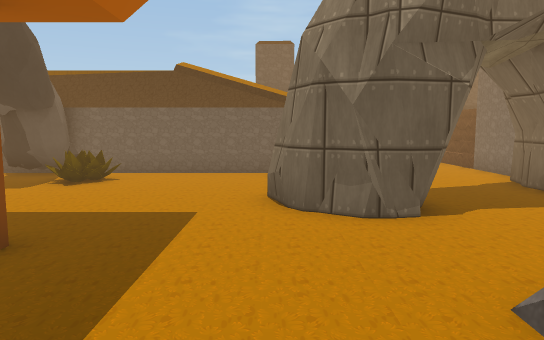
[1] (above)

20 first-person views from a walk through a scene from a Unity 3-D project. The camera is 1.3 m above the floor, tilts 6° down and sees 70° across. The floor is counted in squares, 1 m on a side. Each view is taken from the middle of a square. On the plan, view 1 faces up. The plan holds only what a view shows up to about 16 squares ahead; the rest is blank. The place goes on beyond the plan. The player character is not drawn. Some surface patterns are stand-ins.

[2]
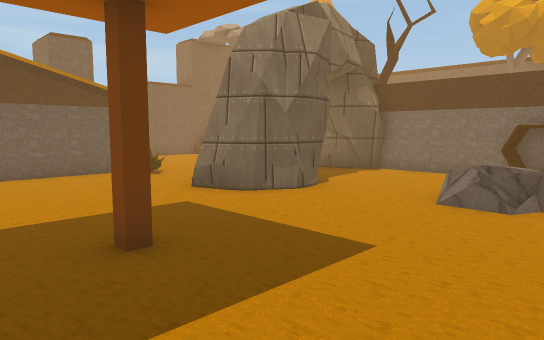

[3]
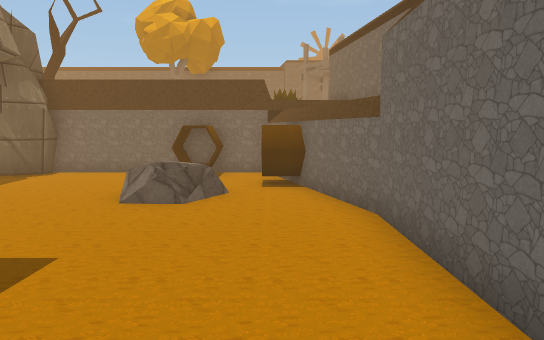

[4]
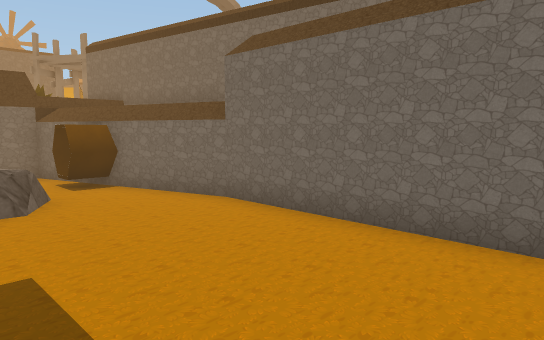

[5]
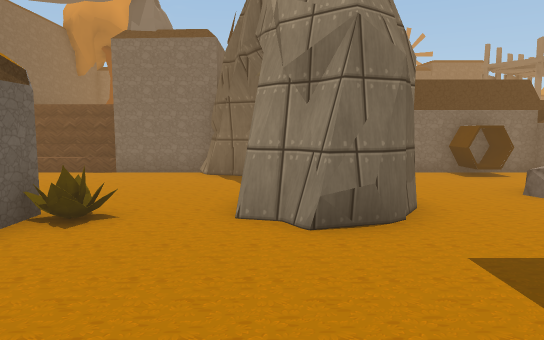

[6]
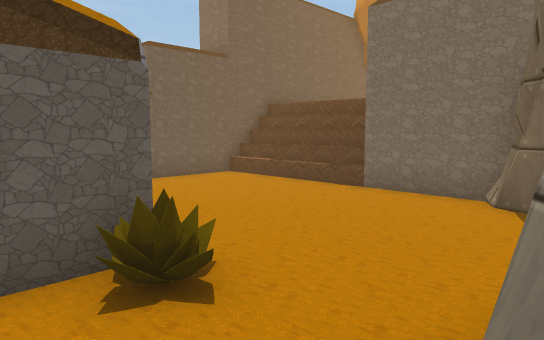

[7]
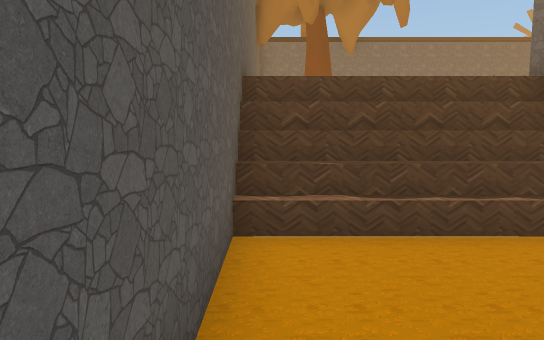

[8]
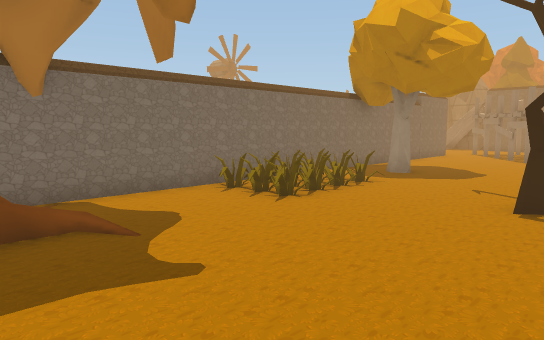

[9]
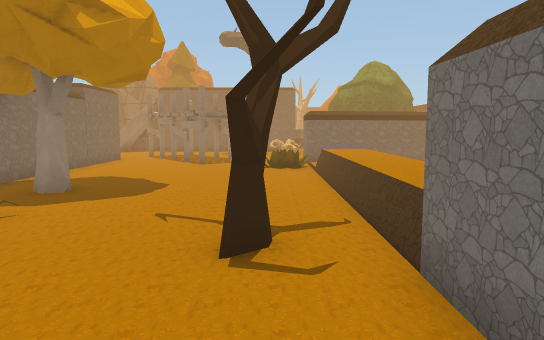

[10]
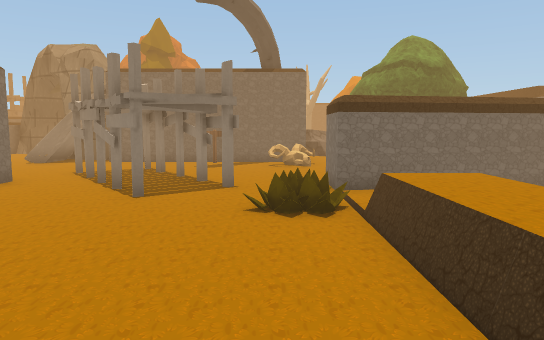

[11]
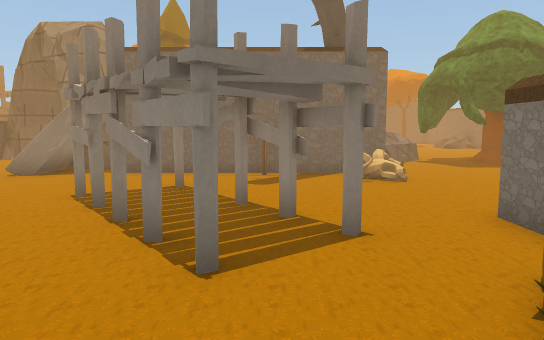

[12]
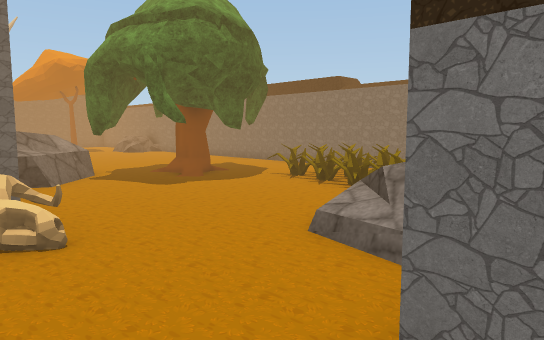

[13]
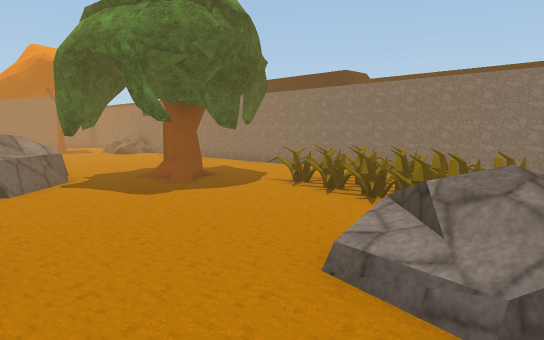

[14]
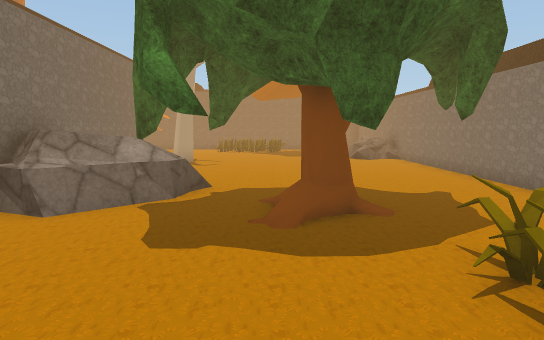

[15]
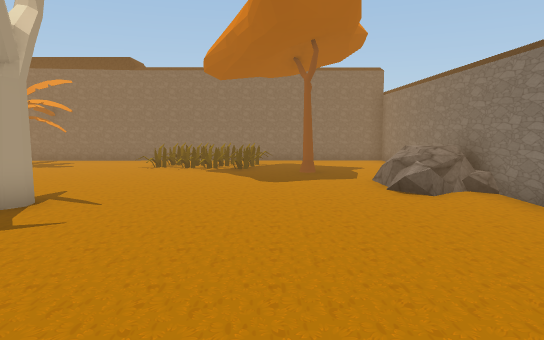

[16]
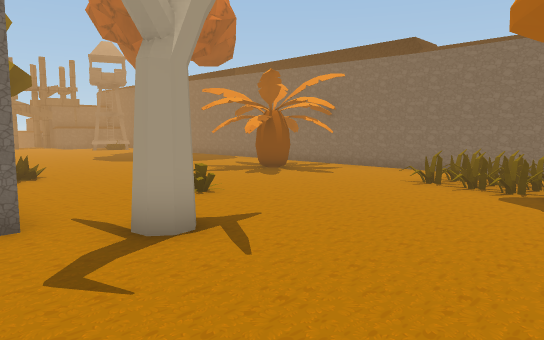

[17]
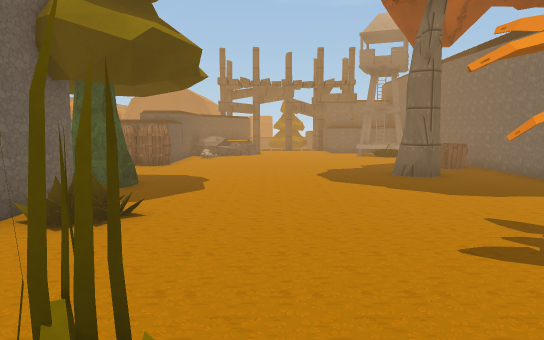

[18]
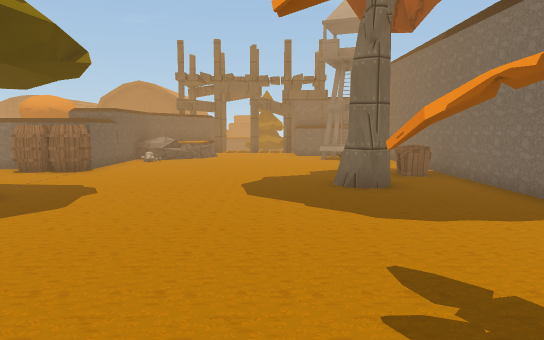

[19]
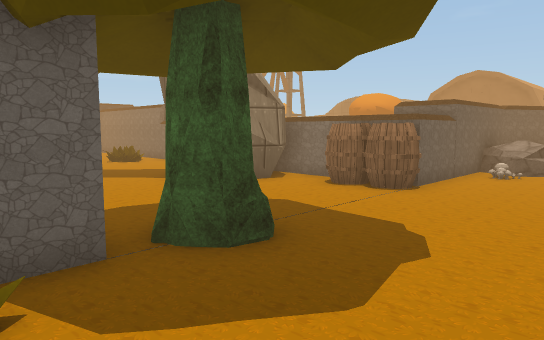

[20]
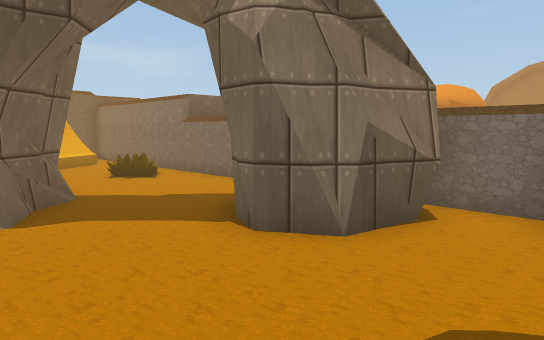

### Floor plan
Key: @ floor where view 1 was taken; # wall or solid block; x gap in a wall; . main floor; : floor 0.25 m higher than the main floor; + floor 0.75 m higher than the main floor; - floor 2.25 m lower than the main floor; / step, stairs or slope; = window, fence, low wall or low ledge; ^ raised ledge; O other object.
Columns run from 5 left of view 1 to 27 right of it. Each row starts with its distance up from view 1.
 18         ##############
 17        - ---//      x #
 16         ----//.     O #
 15         ----//  .../O #
 14        -----// ...//..#
 13        -----//........#
 12 #######-----##........#
 11 -----O------##........#
 10 OO----------##.....OOO#
  9 O----------##^.O...OOO#
  8 ------# ---# ^.O...OOO#
  7 -----####--##^........#
  6  -----###---#^........#
  5  -----------#^......O.#
  4  -O---------#^........#
  3 ------------#^........#
  2  ------OO--^^^........#
  1  -------O---#^........#
  0 -----@---^###^OO......#
 -1  ------####  ..O......#
 -2  ########  ^##....O...#
 -3        ##^^###..OO.O..#     ##
 -4              #...O..O..    O.#
 -5            :......O.O..   OO.#
 -6    # OOO O :......O..O.. OO..#
 -7    # O  O..........O..... .. #
 -8    # OOO......OO......... .. #
 -9    # .OO......O..O.....OO..O.#
-10    # OOO......########OO ..O.^
-11    # .....O...       ### ....^
-12    # ...O.....         ##....^
-13    #..O.O..O.O         #.....
-14    #....O..O =#        #....
-15    #......O+  #        ...#
-16    #.......  O#        ...#
-17    #........  #        ...###^
-18    #........  #        ....##^
-19    #........  #       ......O^
-20    #........  #       ......OO
-21    #..........#     ##OO....OO^##
-22    #.........O.....OO..........OO
-23    #........OO......O............
-24    O=O.........O#................
-25    ##O.........O.................
-26    # ............................
-27    # ............................
-28    # ..O.........OO..............
-29    # ....OOOO....OO......#.......
-30    #.....OOOO...OOO............
-31    #.......O......O  ......OO..
-32    #################   ##########

Positions as (right, up) in squares from view 1, and headings:
1: (0, 0), facing up
2: (-5, 0), facing up-right
3: (-5, 0), facing right
4: (-5, 3), facing down-right
5: (-5, 8), facing right
6: (-1, 8), facing up-right
7: (2, 17), facing right
8: (9, 16), facing down-right
9: (10, 13), facing down
10: (10, 6), facing down
11: (12, 2), facing down
12: (10, -3), facing down-left
13: (9, -4), facing down-left
14: (4, -7), facing down
15: (3, -16), facing down
16: (3, -20), facing down-right
17: (9, -25), facing right
18: (11, -27), facing right
19: (15, -25), facing up-right
20: (17, -20), facing up-right
